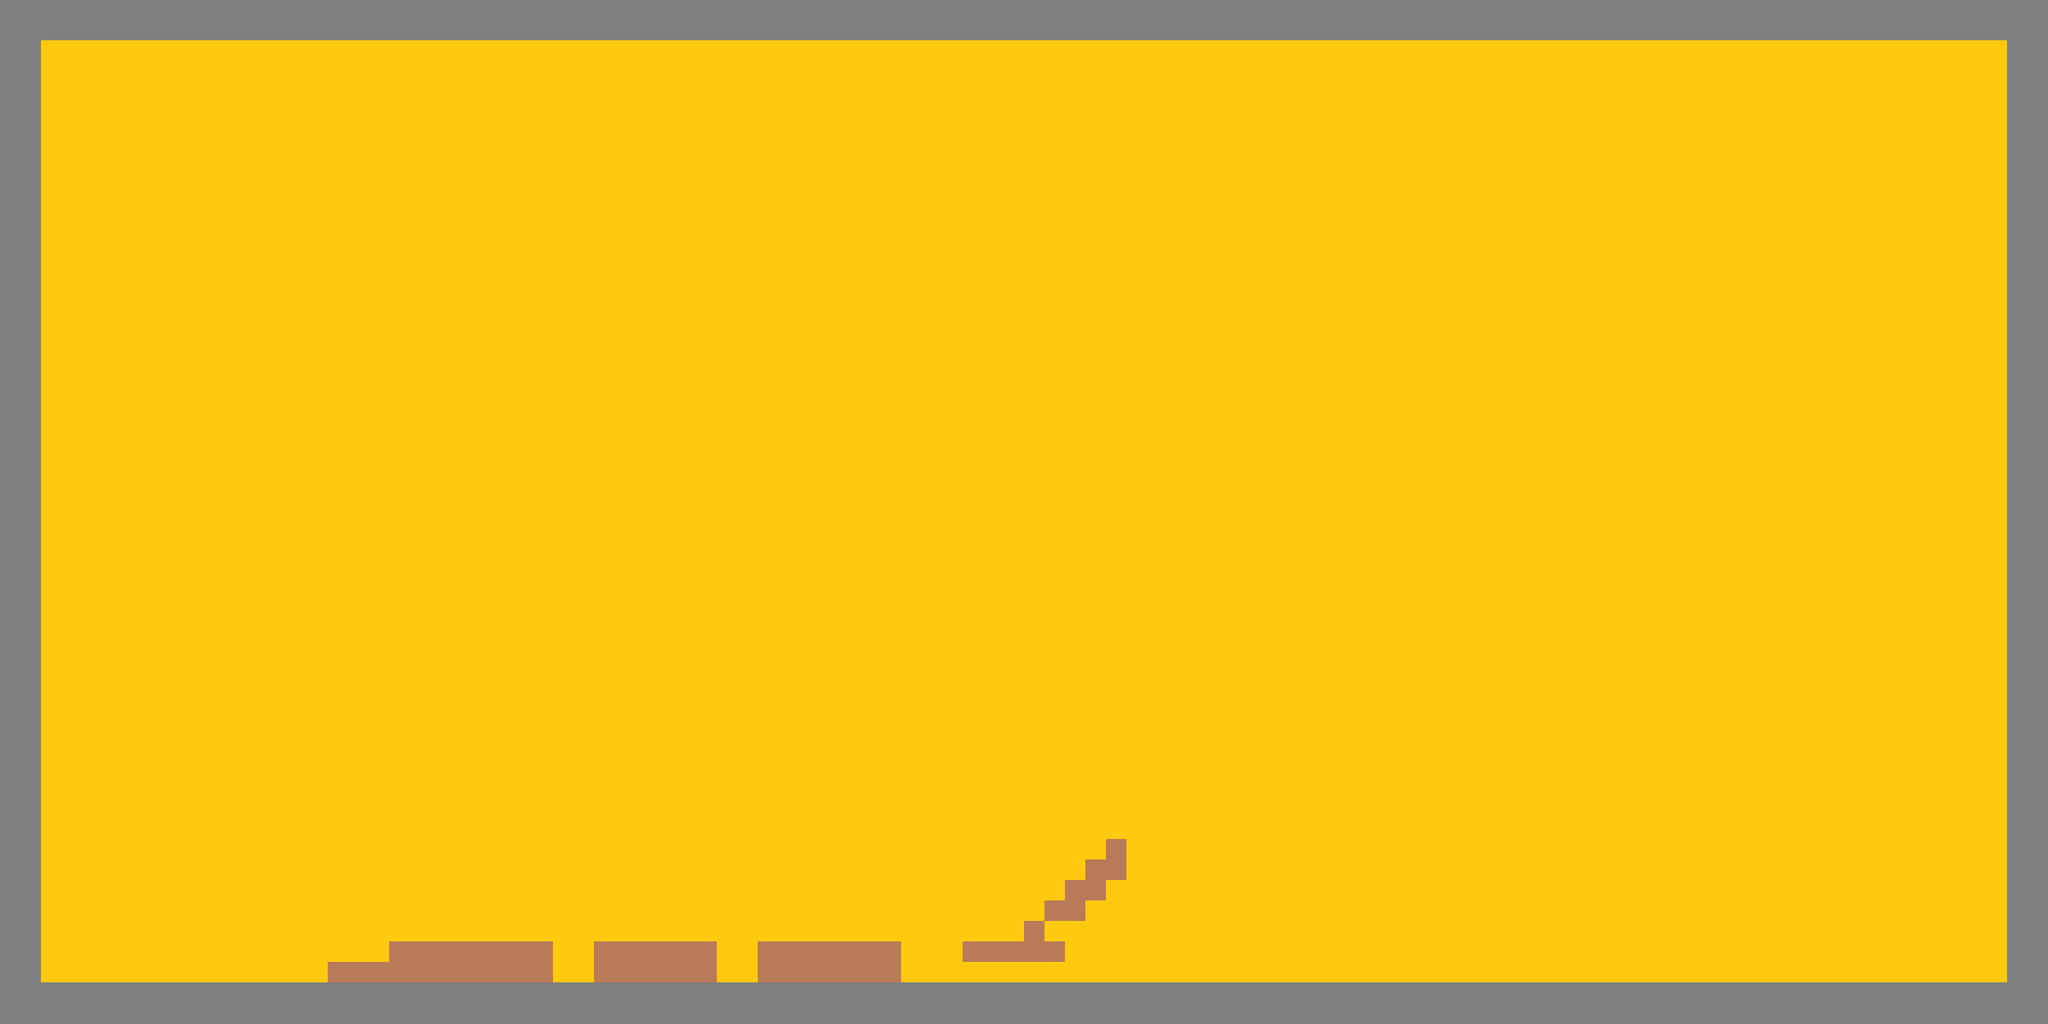

This game map was drawn from its Tiled (.tmx) file and the tilesets committed beside it. A one-line description and the trimmed map source follow:
An orthogonal 100x50 tile map with 30x30 px tiles, 1 tile layer (sloy) and 16 objects (14x solid, player, enemy0).

<map version="1.0" orientation="orthogonal" renderorder="right-down" width="100" height="50" tilewidth="30" tileheight="30" nextobjectid="93">
 <tileset firstgid="1" name="map" tilewidth="30" tileheight="31" tilecount="378">
  <image source="map.png" width="819" height="460" />
 </tileset>
 <layer name="sloy" width="100" height="50">
  <data>[5000 cells, 5000 non-empty, 4 distinct tile ids]</data>
 </layer>
 <objectgroup name="obj">
  <object id="65" name="solid" x="0" y="3.0303" width="60" height="1490.91" />
  <object id="66" name="solid" x="9" y="1440" width="2967" height="54" />
  <object id="67" name="solid" x="2939.91" y="0" width="52.0909" height="1504" />
  <object id="68" name="solid" x="-8" y="8" width="3008" height="51" />
  <object id="69" name="solid" x="480" y="1409" width="89.5" height="31" />
  <object id="70" name="solid" x="570" y="1379" width="239.636" height="60" />
  <object id="71" name="solid" x="1409.5" y="1379" width="150" height="29.9091" />
  <object id="72" name="solid" x="1500" y="1349" width="29.75" height="29.75" />
  <object id="73" name="solid" x="1530" y="1319" width="59.875" height="29.75" />
  <object id="74" name="solid" x="1560" y="1289" width="59.875" height="29.875" />
  <object id="75" name="solid" x="1590" y="1259" width="59.5" height="29.75" />
  <object id="76" name="solid" x="1620" y="1229" width="29.5" height="29.75" />
  <object id="78" name="player" x="359.667" y="1352.97" width="34" height="42" />
  <object id="81" name="solid" x="869.333" y="1379" width="180" height="60" />
  <object id="82" name="solid" x="1109.33" y="1379" width="209.667" height="60" />
  <object id="92" name="enemy0" x="948" y="1246" width="32" height="46" />
 </objectgroup>
</map>
